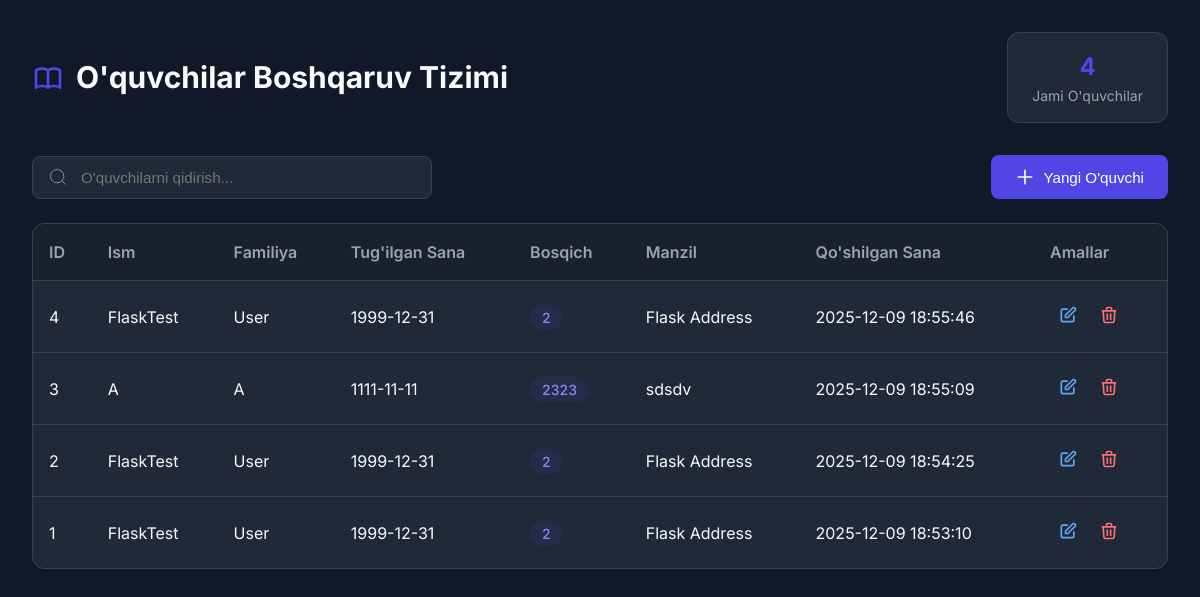
The page / on the database its author committed.
### tables this page shows
CREATE TABLE students (
                id INTEGER PRIMARY KEY AUTOINCREMENT,
                firstname TEXT NOT NULL,
                lastname TEXT NOT NULL,
                birth_date TEXT NOT NULL,
                step TEXT NOT NULL,
                address TEXT NOT NULL,
                created_date TEXT NOT NULL
            );

### app.py (the view)
@app.route('/')
def index():
    search_query = request.args.get('q', '')
    if search_query:
        students = db.search_students(search_query)
    else:
        students = db.get_all_students()
    return render_template('index.html', students=students, search_query=search_query)

### database.py (called while the page is built)
    def get_connection(self):
        conn = sqlite3.connect(self.db_name)
        conn.row_factory = sqlite3.Row
        return conn

    def get_all_students(self) -> List[Student]:
        conn = self.get_connection()
        try:
            cursor = conn.cursor()
            cursor.execute('SELECT * FROM students ORDER BY created_date DESC')
            rows = cursor.fetchall()
            students = []
            for row in rows:
                student = Student(
                    id=row['id'],
                    firstname=row['firstname'],
                    lastname=row['lastname'],
                    birth_date=row['birth_date'],
                    step=row['step'],
                    address=row['address'],
                    created_date=row['created_date']
                )
                students.append(student)
            return students
        finally:
            conn.close()

### student.py (called while the page is built)
    def to_dict(self):
        return {
            'id': self.id,
            'firstname': self.firstname,
            'lastname': self.lastname,
            'birth_date': self.birth_date,
            'step': self.step,
            'address': self.address,
            'created_date': self.created_date
        }

### templates/index.html (shortened to what this page needs)
<!DOCTYPE html>
<html lang="uz">
<head>
    <link rel="stylesheet" href="/static/style.css">
</head>
<body>
    <div class="container">
        <header class="header">
            <div class="header-content">
                <h1 class="header-title">
                    O'quvchilar Boshqaruv Tizimi
                </h1>
                <div class="header-stats">
                    <div class="stat-card">
                        <div class="stat-value">{{ students|length }}</div>
                        <div class="stat-label">Jami O'quvchilar</div>
                    </div>
                </div>
            </div>
        </header>
        <main class="main-content">
            <div class="controls">
                <form action="{{ url_for('index') }}" method="GET" class="search-box">
                    <svg class="search-icon" viewBox="0 0 24 24" fill="none" stroke="currentColor">
                        <circle cx="11" cy="11" r="8" />
                        <path d="m21 21-4.35-4.35" />
                    </svg>
                    <input type="text" name="q" value="{{ search_query }}" placeholder="O'quvchilarni qidirish..."
                        class="search-input">
                </form>
                <button class="btn btn-primary" onclick="openModal('addModal')">
                    <svg class="btn-icon" viewBox="0 0 24 24" fill="none" stroke="currentColor">
                        <path stroke-linecap="round" stroke-linejoin="round" stroke-width="2" d="M12 4v16m8-8H4" />
                    </svg>
                    Yangi O'quvchi
                </button>
            </div>
            <div class="table-container">
                <table class="students-table">
                    <thead>
                        <tr>
                            <th>ID</th>
                            <th>Ism</th>
                            <th>Familiya</th>
                            <th>Tug'ilgan Sana</th>
                            <th>Bosqich</th>
                            <th>Manzil</th>
                            <th>Qo'shilgan Sana</th>
                            <th>Amallar</th>
                        </tr>
                    </thead>
                    <tbody>
                        {% if students %}
                        {% for student in students %}
                        <tr>
                            <td>{{ student.id }}</td>
                            <td>{{ student.firstname }}</td>
                            <td>{{ student.lastname }}</td>
                            <td>{{ student.birth_date }}</td>
                            <td><span class="badge">{{ student.step }}</span></td>
                            <td>{{ student.address }}</td>
                            <td>{{ student.created_date }}</td>
                            <td class="actions">
                                <button class="btn-icon-only text-blue"
                                    onclick='openEditModal({{ student.to_dict()|tojson }})'>
                                    <svg viewBox="0 0 24 24" fill="none" stroke="currentColor">
                                        <path stroke-linecap="round" stroke-linejoin="round" stroke-width="2"
                                            d="M11 5H6a2 2 0 00-2 2v11a2 2 0 002 2h11a2 2 0 002-2v-5m-1.414-9.414a2 2 0 112.828 2.828L11.828 15H9v-2.828l8.586-8.586z" />
                                    </svg>
                                </button>
                                <a href="{{ url_for('delete_student', student_id=student.id) }}"
                                    class="btn-icon-only text-red"
                                    onclick="return confirm('Rostdan ham o\'chirmoqchimisiz?')">
                                    <svg viewBox="0 0 24 24" fill="none" stroke="currentColor">
                                        <path stroke-linecap="round" stroke-linejoin="round" stroke-width="2"
                                            d="M19 7l-.867 12.142A2 2 0 0116.138 21H7.862a2 2 0 01-1.995-1.858L5 7m5 4v6m4-6v6m1-10V4a1 1 0 00-1-1h-4a1 1 0 00-1 1v3M4 7h16" />
                                    </svg>
                                </a>
                            </td>
                        </tr>
                        {% endfor %}
                        {% else %}
                        <tr>
                            <td colspan="8" class="text-center">Ma'lumot topilmadi</td>
                        </tr>
                        {% endif %}
                    </tbody>
                </table>
            </div>
        </main>
    </div>
</body>
</html>

### static/style.css (style rules this page uses)
:root { --primary: #4F46E5; --primary-hover: #4338CA; --bg-dark: #111827; --bg-card: #1F2937; --text-white: #F9FAFB; --text-gray: #9CA3AF; --border: #374151; --success: #10B981; --danger: #EF4444; --warning: #F59E0B; }
* { margin: 0; padding: 0; box-sizing: border-box; }
body { font-family: 'Inter', sans-serif; background-color: var(--bg-dark); color: var(--text-white); line-height: 1.5; }
.container { max-width: 1200px; margin: 0 auto; padding: 2rem; }
.header { margin-bottom: 2rem; }
.header-content { display: flex; justify-content: space-between; align-items: center; margin-bottom: 1rem; }
.header-title { display: flex; align-items: center; gap: 0.75rem; font-size: 1.875rem; font-weight: 700; color: var(--text-white); }
.header-icon { width: 2rem; height: 2rem; color: var(--primary); }
.stat-card { background: var(--bg-card); padding: 1rem 1.5rem; border-radius: 0.75rem; border: 1px solid var(--border); text-align: center; }
.stat-value { font-size: 1.5rem; font-weight: 700; color: var(--primary); }
.stat-label { font-size: 0.875rem; color: var(--text-gray); }
.controls { display: flex; justify-content: space-between; align-items: center; margin-bottom: 1.5rem; gap: 1rem; }
.search-box { position: relative; flex: 1; max-width: 400px; }
.search-icon { position: absolute; left: 1rem; top: 50%; transform: translateY(-50%); width: 1.25rem; height: 1.25rem; color: var(--text-gray); }
.search-input { width: 100%; background: var(--bg-card); border: 1px solid var(--border); color: var(--text-white); padding: 0.75rem 1rem 0.75rem 3rem; border-radius: 0.5rem; font-size: 0.95rem; transition: all 0.2s; }
.btn { display: inline-flex; align-items: center; gap: 0.5rem; padding: 0.75rem 1.5rem; border-radius: 0.5rem; font-weight: 500; cursor: pointer; transition: all 0.2s; border: none; font-size: 0.95rem; }
.btn-primary { background: var(--primary); color: white; }
.btn-icon { width: 1.25rem; height: 1.25rem; }
.table-container { background: var(--bg-card); border-radius: 0.75rem; border: 1px solid var(--border); overflow: hidden; box-shadow: 0 4px 6px -1px rgba(0, 0, 0, 0.1); }
.students-table { width: 100%; border-collapse: collapse; }
.students-table th { background: rgba(0, 0, 0, 0.2); text-align: left; padding: 1rem; font-weight: 600; color: var(--text-gray); border-bottom: 1px solid var(--border); }
.students-table td { padding: 1rem; border-bottom: 1px solid var(--border); color: var(--text-white); }
.students-table tr:last-child td { border-bottom: none; }
.badge { background: rgba(79, 70, 229, 0.1); color: #818CF8; padding: 0.25rem 0.75rem; border-radius: 9999px; font-size: 0.875rem; font-weight: 500; }
.btn-icon-only { background: none; border: none; cursor: pointer; padding: 0.5rem; border-radius: 0.375rem; transition: background 0.2s; }
.btn-icon-only svg { width: 1.25rem; height: 1.25rem; }
.text-blue { color: #60A5FA; }
.text-red { color: #F87171; }

### rows shown on the page
students: id "4", firstname "FlaskTest", lastname "User", birth_date "1999-12-31", step "2", address "Flask Address", created_date "2025-12-09 18:55:46"
students: id "3", firstname "A", lastname "A", birth_date "1111-11-11", step "2323", address "sdsdv", created_date "2025-12-09 18:55:09"
students: id "2", firstname "FlaskTest", lastname "User", birth_date "1999-12-31", step "2", address "Flask Address", created_date "2025-12-09 18:54:25"
students: id "1", firstname "FlaskTest", lastname "User", birth_date "1999-12-31", step "2", address "Flask Address", created_date "2025-12-09 18:53:10"

### other values the page prints
{{ students|length }} "4"
